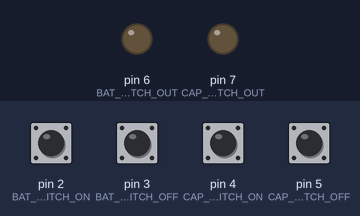
This sketch was run on a simulated Arduino Uno, built with avr-gcc and run on an emulated ATmega328P. Parts: output pins drawn as LEDs (lit = HIGH). The inputs (shaded band) are chosen by the test bench; at power-on: pin 2 (BAT_SWITCH_ON), pin 3 (BAT_SWITCH_OFF), pin 4 (CAP_SWITCH_ON), pin 5 (CAP_SWITCH_OFF) LOW.

Above: at 1.2 s.
1.3 s: pin 2 (BAT_SWITCH_ON) pulled HIGH for 0.15 s
At 2.6 s:
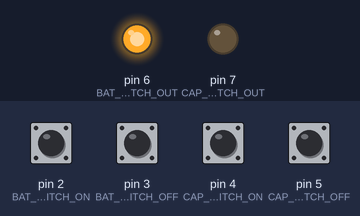
2.9 s: pin 4 (CAP_SWITCH_ON) pulled HIGH for 0.15 s
At 4.0 s:
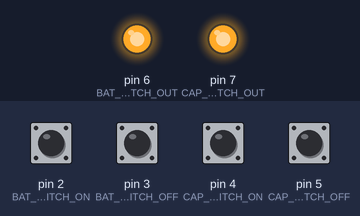
4.5 s: pin 3 (BAT_SWITCH_OFF) pulled HIGH for 0.15 s
At 5.3 s:
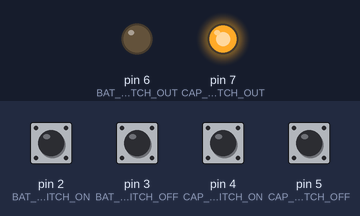
6.1 s: pin 2 (BAT_SWITCH_ON) pulled HIGH for 1 s
At 7.7 s:
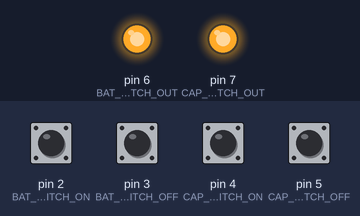
8.6 s: pin 3 (BAT_SWITCH_OFF) pulled HIGH for 1 s
At 10.8 s:
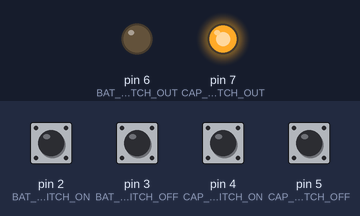
Timing chart, 0 to 12.1 s (numbered marks = the images above; inputs shaded):
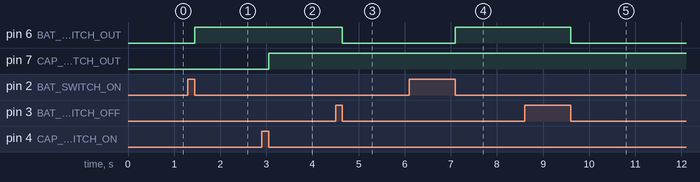

The sketch:

fliplop_code.ino
```cpp
#define BAT_SWITCH_ON  2
#define BAT_SWITCH_OFF 3
#define CAP_SWITCH_ON  4
#define CAP_SWITCH_OFF 5
#define BAT_SWITCH_OUT 6
#define CAP_SWITCH_OUT 7


// In this project, we encountered noise issues caused by one Arduino.
// The problem occurred when the Arduino performed an analog read and a digital write simultaneously.
// This likely resulted in electrical noise, possibly caused by signal interference or feedback along the lines, leading to inaccurate readings.


void setup() {
  Serial.begin(9600);
  pinMode(BAT_SWITCH_ON,INPUT);
  pinMode(BAT_SWITCH_OFF,INPUT);
  pinMode(CAP_SWITCH_ON,INPUT);
  pinMode(CAP_SWITCH_OFF,INPUT);
  pinMode(BAT_SWITCH_OUT,OUTPUT);
  pinMode(CAP_SWITCH_OUT,OUTPUT);


}


bool check =LOW;
bool check_L =LOW;
bool check_C = LOW;
bool check_LC = LOW;

void SWITCHH_ON(int SWITCH_ON,int SWITCH_OUT)
{
    if(digitalRead(SWITCH_ON) == HIGH && check == LOW)
  {
    check =HIGH;
  }
   if(digitalRead(SWITCH_ON) == LOW && check == HIGH)
  {
    check = LOW;
    digitalWrite(SWITCH_OUT,HIGH);
    //delay(300);

  }

}

void SWITCHH_OFF(int SWITCH_OFF,int SWITCH_OUT)
{
    if(digitalRead(SWITCH_OFF) == HIGH && check == LOW)
  {
    check_L =HIGH;
  }
   if(digitalRead(SWITCH_OFF) == LOW && check == HIGH)
  {
    check_L = LOW;
    digitalWrite(SWITCH_OUT,LOW);
    //delay(300);

  }

}


void loop() {

  /*SWITCHH_ON(BAT_SWITCH_ON,BAT_SWITCH_OUT);
  SWITCHH_OFF(BAT_SWITCH_OFF,BAT_SWITCH_OUT);

  SWITCHH_ON(CAP_SWITCH_ON,CAP_SWITCH_OUT);
  SWITCHH_OFF(CAP_SWITCH_OFF,CAP_SWITCH_OUT);*/

   if(digitalRead(BAT_SWITCH_ON) == HIGH && check == LOW)
  {
    check =HIGH;
  }
   if(digitalRead(BAT_SWITCH_ON) == LOW && check == HIGH)
  {
    check = LOW;
    digitalWrite(BAT_SWITCH_OUT,HIGH);
    //delay(300);

  }

  if(digitalRead(BAT_SWITCH_OFF) == HIGH && check_L == LOW)
  {
    check_L =HIGH;
  }
   if(digitalRead(BAT_SWITCH_OFF) == LOW && check_L == HIGH)
  {
    check_L = LOW;
    digitalWrite(BAT_SWITCH_OUT,LOW);
    //delay(300);

  }

  if(digitalRead(CAP_SWITCH_ON) == HIGH && check_C == LOW)
  {
    check_C =HIGH;
  }
   if(digitalRead(CAP_SWITCH_ON) == LOW && check_C == HIGH)
  {
    check_C = LOW;
    digitalWrite(CAP_SWITCH_OUT,HIGH);
    //delay(300);

  }

  if(digitalRead(CAP_SWITCH_OFF) == HIGH && check_LC == LOW)
  {
    check_LC =HIGH;
  }
   if(digitalRead(CAP_SWITCH_OFF) == LOW && check_LC == HIGH)
  {
    check_LC = LOW;
    digitalWrite(CAP_SWITCH_OUT,LOW);
    //delay(300);

  }


}
```

Measured:
- after the input at 1.3 s, pin 6 (BAT_SWITCH_OUT): LOW → HIGH after 0.15 s
- after the input at 2.9 s, pin 7 (CAP_SWITCH_OUT): LOW → HIGH after 0.15 s
- after the input at 4.5 s, pin 6 (BAT_SWITCH_OUT): HIGH → LOW after 0.15 s
- after the input at 6.1 s, pin 6 (BAT_SWITCH_OUT): LOW → HIGH after 1.0 s
- after the input at 8.6 s, pin 6 (BAT_SWITCH_OUT): HIGH → LOW after 1.0 s
